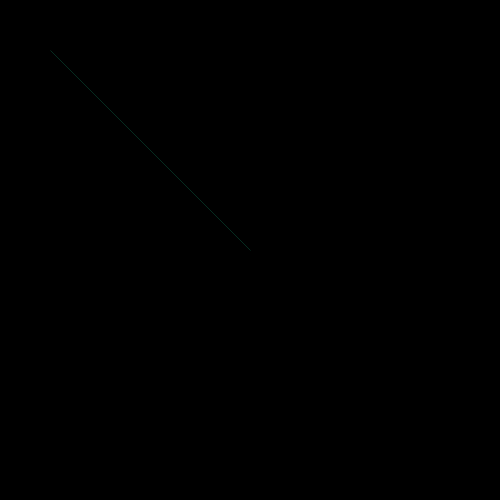
Frame 1 (no input)
Frame 60 (the mouse pressed at the canvas centre just before this capture): identical to frame 1, image omitted
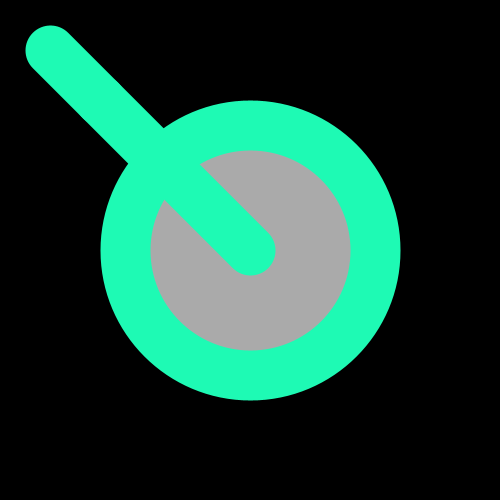
Frame 120 (the mouse held since frame 60 and released just before this capture)

The Processing sketch that drew these frames (run headless with seeded random() and noise(); from frame 60 on, the mouse is pressed at the canvas centre):

// Processing sketch: Week_1__Day_2
// ── Week_1__Day_2.pde
void setup() {
 size(500,500);
}

void draw() {
  background(0);
  fill(170);
  strokeWeight(mouseX/5);
  stroke(30,250,180);
  ellipse(width/2,height/2,mouseX,mouseY);
  line(width/5,height/5,100,100);
  line(width/2,height/2,50,50);
//refresh the background, background (0)
//adjust the thickness of the storke based on mouseX
//draw a circle at the center of the screen, use the mouse's X and Y
//position to alter the width and height
}
